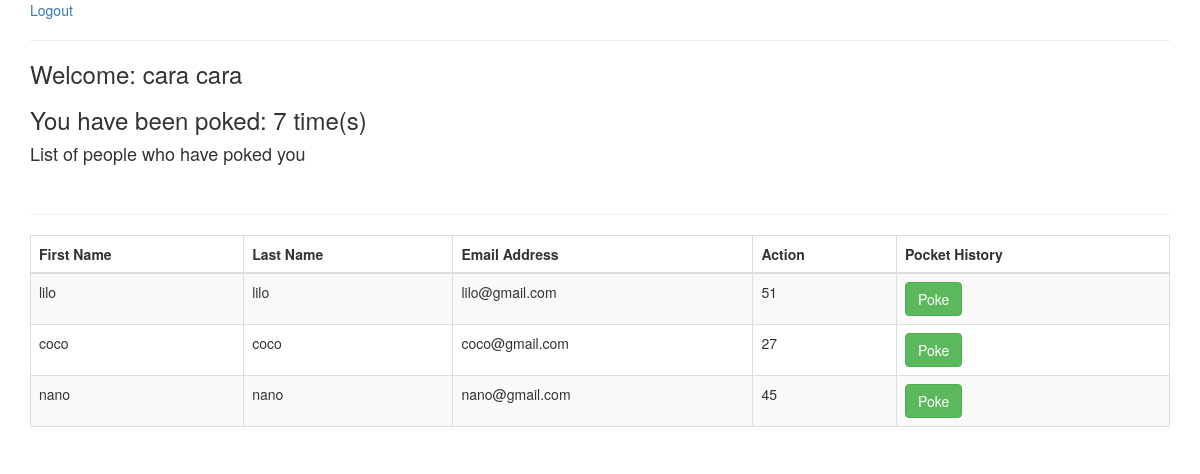
The app's page /dashboard (signed in) with its own data.
### apps/models.py (models this page shows)
class User(models.Model):
	first_name = models.TextField(blank=False, max_length=20, null=True)
	last_name = models.TextField(blank=False, max_length=20,null=True)
	email = models.TextField(blank=False, max_length=20,null=True)
	description = models.TextField(blank=False, max_length=500,null=True)
	password = models.TextField(blank=False, max_length=20,null=True)
	created_at = models.DateField(null=True)
	updated_at = models.DateField(null=True)
	class Meta:
		db_table = 'user'

### apps/views.py (the view)
# urls.py: path('dashboard', views.dashboard),
def dashboard(request):
	print ("User Dashboard")
	if "user_id" in request.session:
		users = User.objects.all().exclude(id=request.session['user_id'])
		pokes = Poke.objects.all().values('poked_id').distinct()
		user_poke_count = Poke.objects.all().filter(poked=request.session['user_id'])
		list_of_users = Poke.objects.filter(poked=request.session['user_id']).exclude(id=request.session['user_id']).values('poker').distinct()
		user = User.objects.get(id=request.session['user_id'])
		current_user = User.objects.get(id=request.session['user_id'])
		context = {'current_user': current_user,'user': user, 'users': users, 'pokes': pokes, 'user_poke_count': user_poke_count, 'list_of_users': list_of_users }
		return render(request, 'dashboard.html', context)
	else:
		del request.session
		return redirect('/')

### apps/templates/dashboard.html (shortened to what this page needs)
<!DOCTYPE html>
<html>
<head>
	<link rel="stylesheet" href="https://maxcdn.bootstrapcdn.com/bootstrap/3.3.5/css/bootstrap.min.css">
</head>
<body>
<div class="container">
	<a href="/logout">Logout</a></h4>
	<hr>
	<h3>Welcome: {{user.first_name}} {{user.last_name}}</h3>
	{% if user_poke_count.count == 0 %}
		<h3>No one has poked you yet</h3>
	{%else %}
		<h3> You have been poked: {{user_poke_count.count}} time(s) </h3>
		<h4>List of people who have poked you</h4>
		{% for list_of_user in list_of_users %}
		<br>
		{%endfor%}
	{%endif%}
	<hr>
	<table class="table class table-bordered table-striped table-hovered">
		<thead>
			<tr>
				<th>First Name</th>
				<th>Last Name</th>
				<th>Email Address</th>
				<th>Action</th>
				<th>Pocket History</th>
			</tr>
		</thead>
		<tbody>
			{% for user in users %}
			<tr>
				<td>{{user.first_name}}</td>
				<td>{{user.last_name}}</td>
				<td>{{user.email}}</td>
		{% for poke in pokes %}
			{% if poke.poked_id == user.id %}
				<td>{{user.pokedpokes.count}}</td>
			{%endif%}
		{%endfor%}
				<td><a href="/pokes/{{user.id}}/"><button class="btn btn-success">Poke</button></a></td>
			</tr>
		{%endfor%}
		</tbody>
	</table>
</div>
</body>
</html>

### records on screen
User: first_name "cara", last_name "cara"
User: first_name "lilo", last_name "lilo", email "lilo@gmail.com", pokedpokes.count "51"
User: first_name "coco", last_name "coco", email "coco@gmail.com", pokedpokes.count "27"
User: first_name "nano", last_name "nano", email "nano@gmail.com", pokedpokes.count "45"

### other values on screen
{{ user_poke_count.count }} "7"
